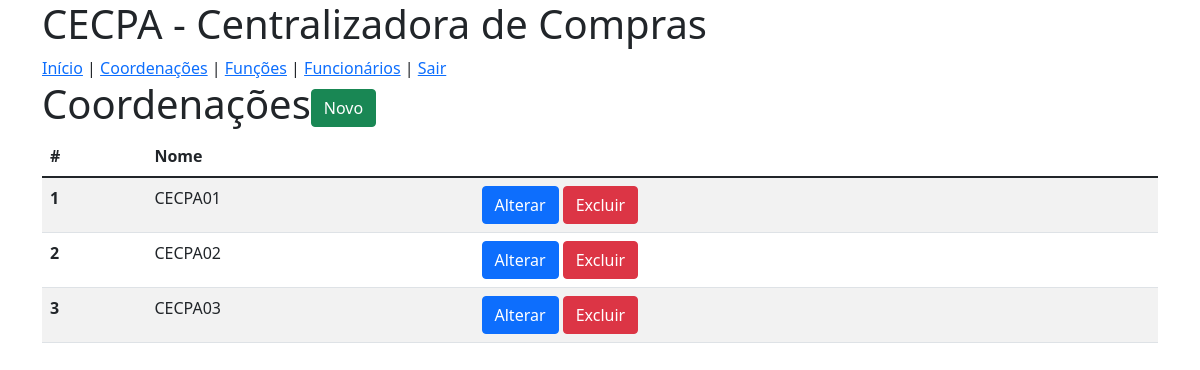
The app's page /coordenacao/listar.php with its own data.
### tables this page shows
CREATE TABLE `coordenacao` (
  `id` int(11) NOT NULL,
  `nome` varchar(200) NOT NULL
);

### coordenacao/listar.php (the view, shortened to what this page needs)
<?php
include ("../conexao.php");
?>
<!DOCTYPE html>
<html lang="pt-br">
  <head>
    <link href="https://cdn.jsdelivr.net/npm/bootstrap@5.1.3/dist/css/bootstrap.min.css" rel="stylesheet">
  </head>
  <body>
    <div class="container">
        <h1>CECPA - Centralizadora de Compras</h1>
        <?php include("../menu.php");?>
        <h1>Coordenações<a href="http://localhost/cecpa/coordenacao/cadastro.php" class="btn btn-success">Novo</a></h1>
        <table class="table table-striped">
          <thead>
            <tr>
              <th scope="col">#</th>
              <th scope="col">Nome</th>
              <th scope="col"></th>
            </tr>
          </thead>
          <tbody>
            <?php
            $sql = "SELECT * FROM coordenacao";
            $resultado = mysqli_query($con,$sql);
            while($linha=mysqli_fetch_array($resultado)){
            ?>
            <tr>
              <th scope="row"><?php echo $linha["id"];?></th>
              <td><?php echo $linha["nome"];?></td>
              <td>
                <button type="button" class="btn btn-primary">Alterar</button>
                <button type="button" class="btn btn-danger">Excluir</button>
              </td>
            </tr>
            <?php }?>
          </tbody>
        </table>
    </div>
  </body>
</html>

### records on screen
coordenacao: id "1", nome "CECPA01"
coordenacao: id "2", nome "CECPA02"
coordenacao: id "3", nome "CECPA03"
